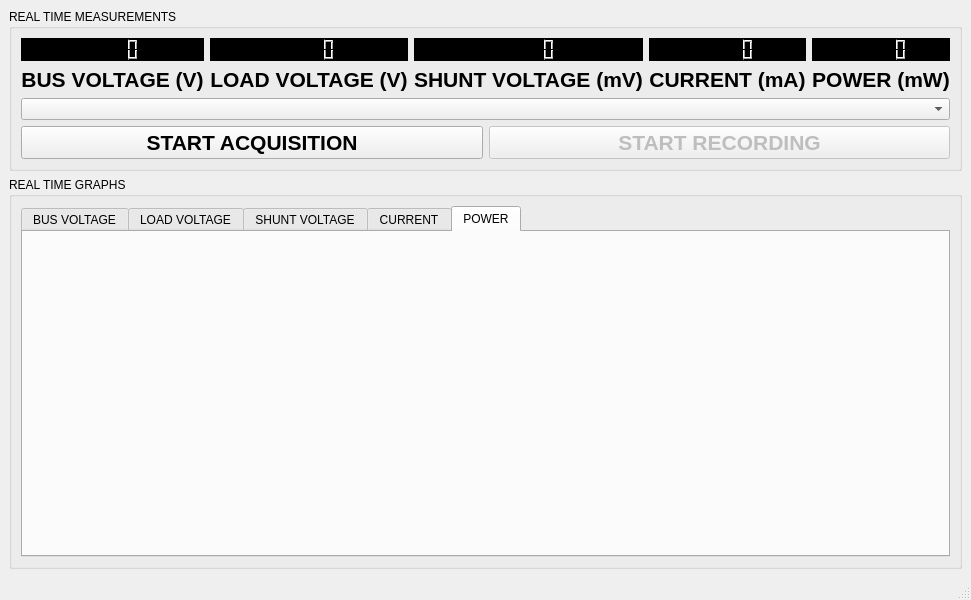
<?xml version="1.0" encoding="UTF-8"?>
<ui version="4.0">
 <class>MainWindow</class>
 <widget class="QMainWindow" name="MainWindow">
  <property name="geometry">
   <rect>
    <x>0</x>
    <y>0</y>
    <width>964</width>
    <height>600</height>
   </rect>
  </property>
  <property name="windowTitle">
   <string>MainWindow</string>
  </property>
  <widget class="QWidget" name="centralwidget">
   <layout class="QVBoxLayout" name="verticalLayout">
    <item>
     <widget class="QGroupBox" name="groupBox">
      <property name="title">
       <string>REAL TIME MEASUREMENTS</string>
      </property>
      <layout class="QVBoxLayout" name="verticalLayout_7">
       <item>
        <layout class="QHBoxLayout" name="horizontalLayout_2">
         <item>
          <layout class="QVBoxLayout" name="verticalLayout_6">
           <item>
            <widget class="QLCDNumber" name="lcdNumber_BUS_VOLTAGE">
             <property name="styleSheet">
              <string notr="true">  background-color: black
</string>
             </property>
            </widget>
           </item>
           <item>
            <widget class="QLabel" name="label_5">
             <property name="font">
              <font>
               <pointsize>16</pointsize>
               <weight>75</weight>
               <bold>true</bold>
              </font>
             </property>
             <property name="text">
              <string>BUS VOLTAGE (V)</string>
             </property>
             <property name="alignment">
              <set>Qt::AlignCenter</set>
             </property>
            </widget>
           </item>
          </layout>
         </item>
         <item>
          <layout class="QVBoxLayout" name="verticalLayout_5">
           <item>
            <widget class="QLCDNumber" name="lcdNumber_LOAD_VOLTAGE">
             <property name="styleSheet">
              <string notr="true">background:black;
foreground:green;</string>
             </property>
            </widget>
           </item>
           <item>
            <widget class="QLabel" name="label_4">
             <property name="font">
              <font>
               <pointsize>16</pointsize>
               <weight>75</weight>
               <bold>true</bold>
              </font>
             </property>
             <property name="text">
              <string>LOAD VOLTAGE (V)</string>
             </property>
             <property name="alignment">
              <set>Qt::AlignCenter</set>
             </property>
            </widget>
           </item>
          </layout>
         </item>
         <item>
          <layout class="QVBoxLayout" name="verticalLayout_4">
           <item>
            <widget class="QLCDNumber" name="lcdNumber_SHUNT_VOLTAGE">
             <property name="styleSheet">
              <string notr="true">background: black</string>
             </property>
            </widget>
           </item>
           <item>
            <widget class="QLabel" name="label_3">
             <property name="font">
              <font>
               <pointsize>16</pointsize>
               <weight>75</weight>
               <bold>true</bold>
              </font>
             </property>
             <property name="text">
              <string>SHUNT VOLTAGE (mV)</string>
             </property>
             <property name="alignment">
              <set>Qt::AlignCenter</set>
             </property>
            </widget>
           </item>
          </layout>
         </item>
         <item>
          <layout class="QVBoxLayout" name="verticalLayout_3">
           <item>
            <widget class="QLCDNumber" name="lcdNumber_CURRENT">
             <property name="styleSheet">
              <string notr="true">background :black</string>
             </property>
            </widget>
           </item>
           <item>
            <widget class="QLabel" name="label_2">
             <property name="font">
              <font>
               <pointsize>16</pointsize>
               <weight>75</weight>
               <bold>true</bold>
              </font>
             </property>
             <property name="text">
              <string>CURRENT (mA)</string>
             </property>
             <property name="alignment">
              <set>Qt::AlignCenter</set>
             </property>
            </widget>
           </item>
          </layout>
         </item>
         <item>
          <layout class="QVBoxLayout" name="verticalLayout_2">
           <item>
            <widget class="QLCDNumber" name="lcdNumber_POWER">
             <property name="styleSheet">
              <string notr="true"> background-color: black;

</string>
             </property>
            </widget>
           </item>
           <item>
            <widget class="QLabel" name="label">
             <property name="font">
              <font>
               <pointsize>16</pointsize>
               <weight>75</weight>
               <bold>true</bold>
              </font>
             </property>
             <property name="text">
              <string>POWER (mW)</string>
             </property>
             <property name="alignment">
              <set>Qt::AlignCenter</set>
             </property>
            </widget>
           </item>
          </layout>
         </item>
        </layout>
       </item>
       <item>
        <widget class="QComboBox" name="comboBox_SERIAL_PORTS"/>
       </item>
       <item>
        <layout class="QHBoxLayout" name="horizontalLayout">
         <item>
          <widget class="QPushButton" name="pushButton">
           <property name="font">
            <font>
             <pointsize>16</pointsize>
             <weight>75</weight>
             <bold>true</bold>
            </font>
           </property>
           <property name="text">
            <string>START ACQUISITION</string>
           </property>
          </widget>
         </item>
         <item>
          <widget class="QPushButton" name="pushButton_2">
           <property name="enabled">
            <bool>false</bool>
           </property>
           <property name="font">
            <font>
             <pointsize>16</pointsize>
             <weight>75</weight>
             <bold>true</bold>
            </font>
           </property>
           <property name="text">
            <string>START RECORDING</string>
           </property>
          </widget>
         </item>
        </layout>
       </item>
      </layout>
     </widget>
    </item>
    <item>
     <widget class="QGroupBox" name="groupBox_2">
      <property name="title">
       <string>REAL TIME GRAPHS</string>
      </property>
      <layout class="QVBoxLayout" name="verticalLayout_8">
       <item>
        <widget class="QTabWidget" name="tabWidget">
         <property name="currentIndex">
          <number>4</number>
         </property>
         <widget class="QWidget" name="tab">
          <attribute name="title">
           <string>BUS VOLTAGE</string>
          </attribute>
          <layout class="QVBoxLayout" name="verticalLayout_9"/>
         </widget>
         <widget class="QWidget" name="tab_2">
          <attribute name="title">
           <string>LOAD VOLTAGE</string>
          </attribute>
          <layout class="QVBoxLayout" name="verticalLayout_10"/>
         </widget>
         <widget class="QWidget" name="tab_3">
          <attribute name="title">
           <string>SHUNT VOLTAGE</string>
          </attribute>
          <layout class="QVBoxLayout" name="verticalLayout_11"/>
         </widget>
         <widget class="QWidget" name="tab_4">
          <attribute name="title">
           <string>CURRENT</string>
          </attribute>
          <layout class="QVBoxLayout" name="verticalLayout_12"/>
         </widget>
         <widget class="QWidget" name="tab_5">
          <attribute name="title">
           <string>POWER</string>
          </attribute>
          <layout class="QVBoxLayout" name="verticalLayout_13">
           <item>
            <widget class="QwtPlot" name="qwtPlot_POWER"/>
           </item>
          </layout>
         </widget>
        </widget>
       </item>
      </layout>
     </widget>
    </item>
   </layout>
  </widget>
  <widget class="QMenuBar" name="menubar">
   <property name="geometry">
    <rect>
     <x>0</x>
     <y>0</y>
     <width>964</width>
     <height>25</height>
    </rect>
   </property>
  </widget>
  <widget class="QStatusBar" name="statusbar"/>
 </widget>
 <customwidgets>
  <customwidget>
   <class>QwtPlot</class>
   <extends>QFrame</extends>
   <header>qwt_plot.h</header>
  </customwidget>
 </customwidgets>
 <resources/>
 <connections/>
</ui>
